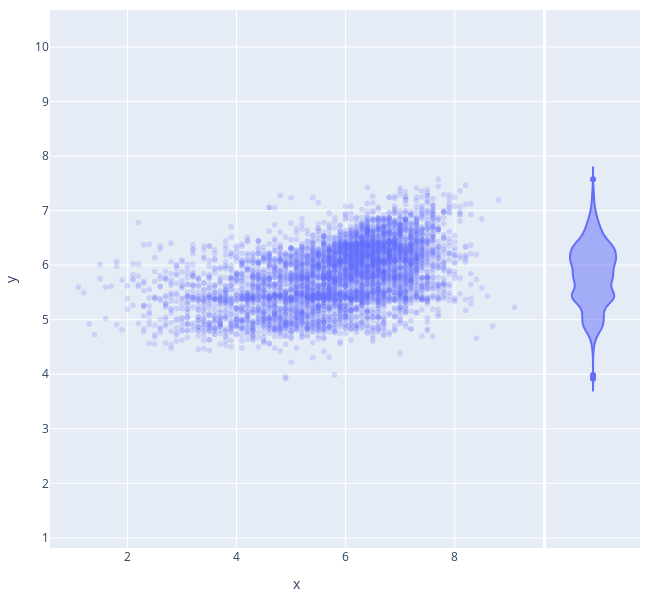

Source (notebook cell):
### Code cell
fig = px.scatter(x = Y_test, y = Y_test_pred, opacity=0.2, width=650, height=600, marginal_y='violin')
fig.update_layout( margin=dict(l=20, r=10, t=10, b=10), yaxis=dict(scaleanchor="x", scaleratio=1))
fig.show()

### Figure 1 — Plotly figure (JSON) as saved in the notebook; plotly's stock layout.template omitted (floating-point values rounded to 4 significant figures; data arrays with more than 128 entries replaced by an {"elided": "..."} marker saying what was removed)
{"data": [{"hovertemplate": "x=%{x}<br>y=%{y}<extra></extra>", "legendgroup": "", "marker": {"color": "#636efa", "opacity": 0.2, "symbol": "circle"}, "mode": "markers", "name": "", "showlegend": false, "type": "scattergl", "x": {"elided": "5128 float values"}, "xaxis": "x", "y": {"elided": "5128 float values"}, "yaxis": "y"}, {"alignmentgroup": "True", "hovertemplate": "y=%{y}<extra></extra>", "legendgroup": "", "marker": {"color": "#636efa", "symbol": "circle"}, "name": "", "offsetgroup": "", "scalegroup": "y", "showlegend": false, "type": "violin", "xaxis": "x2", "y": {"elided": "5128 float values"}, "yaxis": "y2"}], "layout": {"height": 600, "legend": {"tracegroupgap": 0}, "margin": {"b": 10, "l": 20, "r": 10, "t": 10}, "width": 650, "xaxis": {"anchor": "y", "domain": [0, 0.8358], "title": {"text": "x"}}, "xaxis2": {"anchor": "y2", "domain": [0.8408, 1], "matches": "x2", "showgrid": false, "showline": false, "showticklabels": false, "ticks": ""}, "yaxis": {"anchor": "x", "domain": [0, 1], "scaleanchor": "x", "scaleratio": 1, "title": {"text": "y"}}, "yaxis2": {"anchor": "x2", "domain": [0, 1], "matches": "y", "showgrid": true, "showticklabels": false}}}
